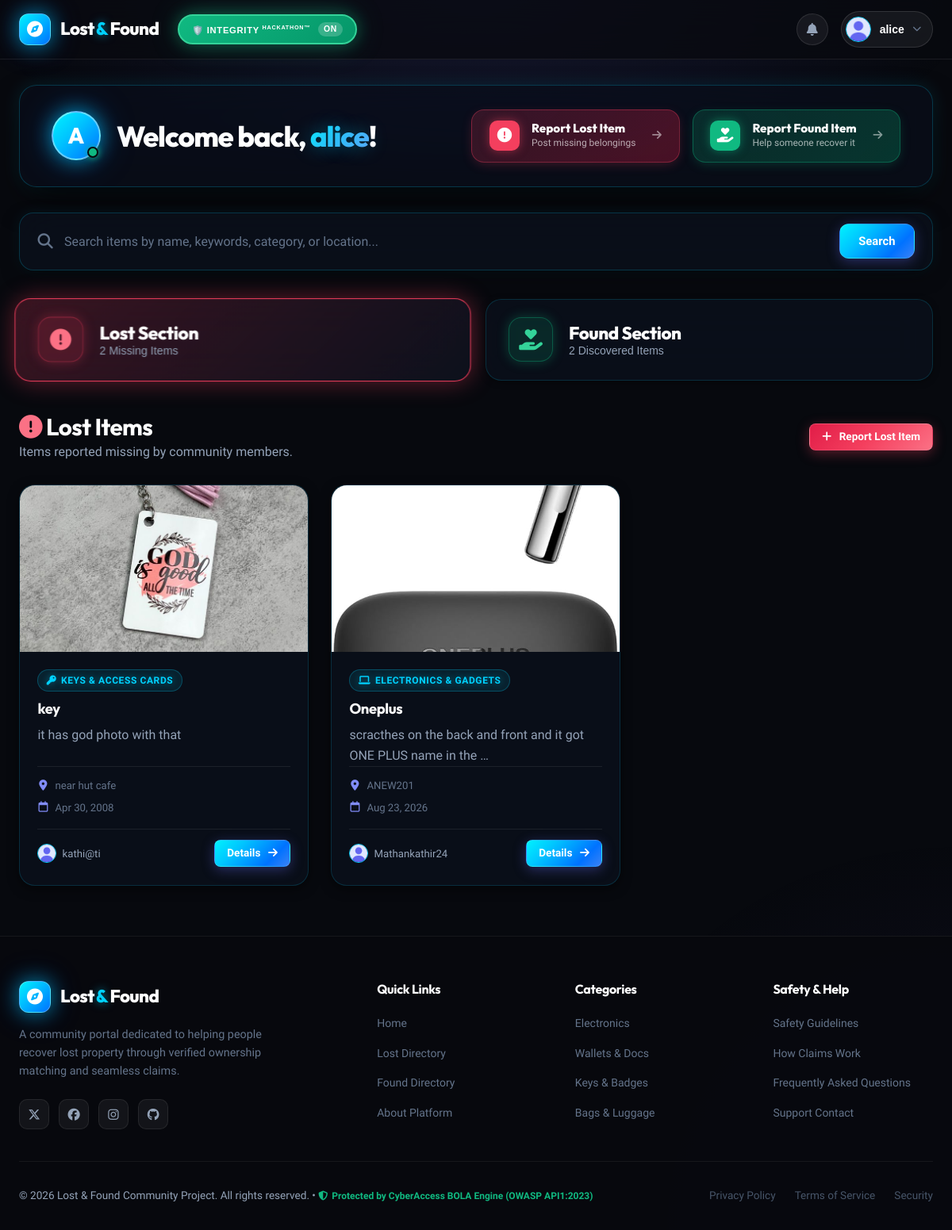
Page / (signed in) on the committed database.
### items/models.py (models this page shows, shortened)
class Item(models.Model):
    ITEM_TYPE_CHOICES = (
        ('LOST', 'Lost Item'),
        ('FOUND', 'Found Item'),
    )
    STATUS_CHOICES = (
        ('OPEN', 'Open / Active'),
        ('CLAIM_PENDING', 'Claim Pending'),
        ('RESOLVED', 'Resolved / Returned'),
        ('CLOSED', 'Closed'),
    )
    user = models.ForeignKey(User, on_delete=models.CASCADE, related_name='items')
    category = models.ForeignKey(Category, on_delete=models.SET_NULL, null=True, related_name='items')
    title = models.CharField(max_length=200)
    description = models.TextField()
    item_type = models.CharField(max_length=10, choices=ITEM_TYPE_CHOICES, default='LOST')
    status = models.CharField(max_length=20, choices=STATUS_CHOICES, default='OPEN')
    location = models.CharField(max_length=200, help_text="Specific place/address where item was lost or found")
    date_lost_or_found = models.DateField(help_text="Date when the item was lost or found")
    contact_phone = models.CharField(max_length=20, blank=True, null=True)
    contact_email = models.EmailField(blank=True, null=True)
    image = models.ImageField(upload_to=item_directory_path, blank=True, null=True)
    reward = models.CharField(max_length=100, blank=True, null=True, help_text="Optional reward amount or note")
    created_at = models.DateTimeField(auto_now_add=True)
    updated_at = models.DateTimeField(auto_now=True)
    class Meta:
        ordering = ['-created_at']
    @property
    def image_url(self):
        if self.image and hasattr(self.image, 'url'):
            return self.image.url
        return '/static/images/no_image.png'

class Category(models.Model):
    name = models.CharField(max_length=100, unique=True)
    slug = models.SlugField(max_length=100, unique=True, blank=True)
    icon = models.CharField(max_length=50, default='fa-box', help_text="FontAwesome icon class, e.g. fa-laptop, fa-wallet")
    description = models.TextField(blank=True)
    class Meta:
        verbose_name_plural = 'Categories'
        ordering = ['name']

### items/views.py (the view)
# urls.py: path('', views.home_view, name='home'),
def home_view(request):
    if not request.user.is_authenticated:
        return redirect('accounts:login')
    search_query = request.GET.get('q', '').strip()
    requested_tab = request.GET.get('tab', '').strip().lower()
    lost_items = Item.objects.filter(item_type='LOST')
    found_items = Item.objects.filter(item_type='FOUND')
    if search_query:
        search_filter = build_search_filter(search_query)
        lost_items = lost_items.filter(search_filter).distinct()
        found_items = found_items.filter(search_filter).distinct()
    lost_count = lost_items.count()
    found_count = found_items.count()
    if requested_tab in ['lost', 'found']:
        active_tab = requested_tab
        if search_query:
            if requested_tab == 'lost' and lost_count == 0 and found_count > 0:
                active_tab = 'found'
            elif requested_tab == 'found' and found_count == 0 and lost_count > 0:
                active_tab = 'lost'
    else:
        if search_query and lost_count == 0 and found_count > 0:
            active_tab = 'found'
        else:
            active_tab = 'lost'
    categories = Category.objects.all()
    context = {
        'lost_items': lost_items.order_by('-created_at'),
        'found_items': found_items.order_by('-created_at'),
        'lost_count': lost_count,
        'found_count': found_count,
        'active_tab': active_tab,
        'search_query': search_query,
        'categories': categories,
    }
    return render(request, 'items/home.html', context)

### items/templates/items/home.html (shortened to what this page needs)
{% extends 'base.html' %}
{% load static %}
{% block extra_css %}
<link rel="stylesheet" href="{% static 'items/css/items.css' %}">
{% endblock %}
{% block content %}
<div class="container main-content-container">
    <div class="portal-hero-banner cyber-welcome-card">
        <div class="portal-hero-left">
            <div class="user-greeting-badge">
                <div class="greeting-avatar-orb">
                    {% if user.is_authenticated %}
                        <span class="user-initial">{{ user.first_name|default:user.username|slice:":1"|upper }}</span>
                        <span class="online-pulse-dot" title="Network Connected"></span>
                    {% else %}
                        <i class="fa-solid fa-compass" style="font-size: 20px; color: #60a5fa;"></i>
                        <span class="online-pulse-dot" title="System Online"></span>
                    {% endif %}
                </div>
                <div class="user-greeting-meta">
                    <h1 class="welcome-heading">
                        {% if user.is_authenticated %}
                            Welcome back, <span class="gradient-username">{{ user.first_name|default:user.username }}</span>!
                        {% else %}
                            Welcome to <span class="gradient-username">Lost & Found Portal</span>
                        {% endif %}
                    </h1>
                </div>
            </div>
        </div>
        <div class="portal-hero-actions">
            <a href="{% url 'items:add_lost_item' %}" class="btn-cyber-action btn-cyber-lost">
                <div class="action-icon-wrap">
                    <i class="fa-solid fa-circle-exclamation"></i>
                </div>
                <div class="action-text-wrap">
                    <span class="action-title">Report Lost Item</span>
                    <span class="action-desc">Post missing belongings</span>
                </div>
                <i class="fa-solid fa-arrow-right action-arrow"></i>
            </a>
            <a href="{% url 'items:add_found_item' %}" class="btn-cyber-action btn-cyber-found">
                <div class="action-icon-wrap">
                    <i class="fa-solid fa-hand-holding-heart"></i>
                </div>
                <div class="action-text-wrap">
                    <span class="action-title">Report Found Item</span>
                    <span class="action-desc">Help someone recover it</span>
                </div>
                <i class="fa-solid fa-arrow-right action-arrow"></i>
            </a>
        </div>
    </div>
    <div class="simple-search-card">
        <form method="GET" action="{% url 'items:home' %}" class="simple-search-form" id="homeSearchForm">
            <i class="fa-solid fa-magnifying-glass search-icon"></i>
            <input type="text" name="q" id="homeSearchInput" value="{{ search_query }}" placeholder="Search items by name, keywords, category, or location..." autocomplete="off">
            <button type="submit" class="btn btn-primary">Search</button>
        </form>
    </div>
    <div class="section-switch-tabs">
        <button type="button" class="tab-btn tab-lost {% if active_tab == 'lost' %}active{% endif %}" onclick="switchSection('lost')">
            <div class="tab-btn-icon"><i class="fa-solid fa-circle-exclamation"></i></div>
            <div class="tab-btn-content">
                <span class="tab-title">Lost Section</span>
                <span class="tab-subtitle" id="lostCountSubtitle">{{ lost_count }} Missing Item{{ lost_count|pluralize }}</span>
            </div>
        </button>
        <button type="button" class="tab-btn tab-found {% if active_tab == 'found' %}active{% endif %}" onclick="switchSection('found')">
            <div class="tab-btn-icon"><i class="fa-solid fa-hand-holding-heart"></i></div>
            <div class="tab-btn-content">
                <span class="tab-title">Found Section</span>
                <span class="tab-subtitle" id="foundCountSubtitle">{{ found_count }} Discovered Item{{ found_count|pluralize }}</span>
            </div>
        </button>
    </div>
    <div id="lostSectionArea" class="section-pane {% if active_tab == 'lost' %}active-pane{% endif %}">
        <div class="section-pane-header">
            <div>
                <h2><i class="fa-solid fa-circle-exclamation text-danger"></i> Lost Items</h2>
                <p>Items reported missing by community members.</p>
            </div>
            <a href="{% url 'items:add_lost_item' %}" class="btn btn-danger btn-sm">
                <i class="fa-solid fa-plus"></i> Report Lost Item
            </a>
        </div>
        <div class="items-grid" id="lostItemsGrid">
            {% for item in lost_items %}
                {% include 'items/_item_card.html' with item=item %}
            {% endfor %}
        </div>
    </div>
</div>
{% endblock %}

### templates/navbar.html (shortened to what this page needs)
{% load static %}
<header class="app-header">
    <div class="navbar-container">
        <div class="navbar-brand-section">
            <a href="{% url 'items:home' %}" class="brand-logo">
                <div class="logo-icon-wrapper">
                    <i class="fa-solid fa-compass"></i>
                </div>
                <div class="logo-text">
                    <span class="logo-primary">Lost</span><span class="logo-accent">&</span><span class="logo-primary">Found</span>
                </div>
            </a>
            <div class="hackathon-toggle-wrapper">
                <button class="hackathon-toggle-btn" id="hackathonToggleBtn" type="button" title="Toggle BOLA Defense System">
                    <span class="hackathon-label">🛡️ INTEGRITY <span style="font-size: 0.65em; vertical-align: super;">hackathon™</span></span>
                    <span class="hackathon-status" id="hackathonStatus">ON</span>
                </button>
            </div>
        </div>
        <div class="navbar-actions">
            {% if user.is_authenticated %}
                <a href="{% url 'notifications:list' %}" class="nav-icon-btn" title="Notifications">
                    <i class="fa-solid fa-bell"></i>
                </a>
                <div class="user-menu-dropdown" id="userMenuDropdown">
                    <button class="user-avatar-trigger" id="userMenuBtn" type="button">
                        <img src="{{ user.profile.avatar_url }}" alt="{{ user.username }}" class="nav-user-avatar">
                        <span class="nav-user-name">{{ user.first_name|default:user.username }}</span>
                        <i class="fa-solid fa-chevron-down caret-icon"></i>
                    </button>
                </div>
            {% endif %}
        </div>
    </div>
</header>

### items/templates/items/_item_card.html (shortened to what this page needs)
{% load static %}
<div class="item-card">
    <div class="item-card-image-wrap">
        <img src="{{ item.image_url }}" alt="{{ item.title }}" loading="lazy">
    </div>
    <div class="item-card-body">
        <div class="item-card-meta-top">
            {% if item.category %}
                <span class="item-category-tag">
                    <i class="fa-solid {{ item.category.icon|default:'fa-tag' }}"></i> {{ item.category.name }}
                </span>
            {% endif %}
        </div>
        <h3 class="item-card-title">
            <a href="{% url 'items:item_detail' item.pk %}">{{ item.title }}</a>
        </h3>
        <p class="item-card-description">{{ item.description|truncatewords:14 }}</p>
        <div class="item-card-info-list">
            <div class="info-row"><i class="fa-solid fa-location-dot"></i> <span>{{ item.location }}</span></div>
            <div class="info-row"><i class="fa-regular fa-calendar"></i> <span>{{ item.date_lost_or_found|date:"M d, Y" }}</span></div>
        </div>
        <div class="item-card-footer">
            <div class="user-chip">
                <img src="{{ item.user.profile.avatar_url }}" alt="{{ item.user.username }}" class="user-chip-avatar">
                <span>{{ item.user.username }}</span>
            </div>
            <a href="{% url 'items:item_detail' item.pk %}" class="btn btn-sm btn-primary">
                Details <i class="fa-solid fa-arrow-right"></i>
            </a>
        </div>
    </div>
</div>

### rows in the picture
Item: image_url (picture), category.name "KEYS & ACCESS CARDS", title "key", description "it has god photo with that", location "near hut cafe", date_lost_or_found "Apr 30, 2008", user.username "kathi@ti"
Item: image_url (picture), category.name "ELECTRONICS & GADGETS", title "Oneplus", description "scracthes on the back and front and it got ONE PLUS name in the …", location "ANEW201", date_lost_or_found "Aug 23, 2026", user.username "Mathankathir24"

### other values in the picture
{{ user.first_name|default:user.username }} "alice"
{{ user.first_name|default:user.username|slice:":1"|upper }} "A"
{{ lost_count }} "2"
{{ found_count }} "2"
